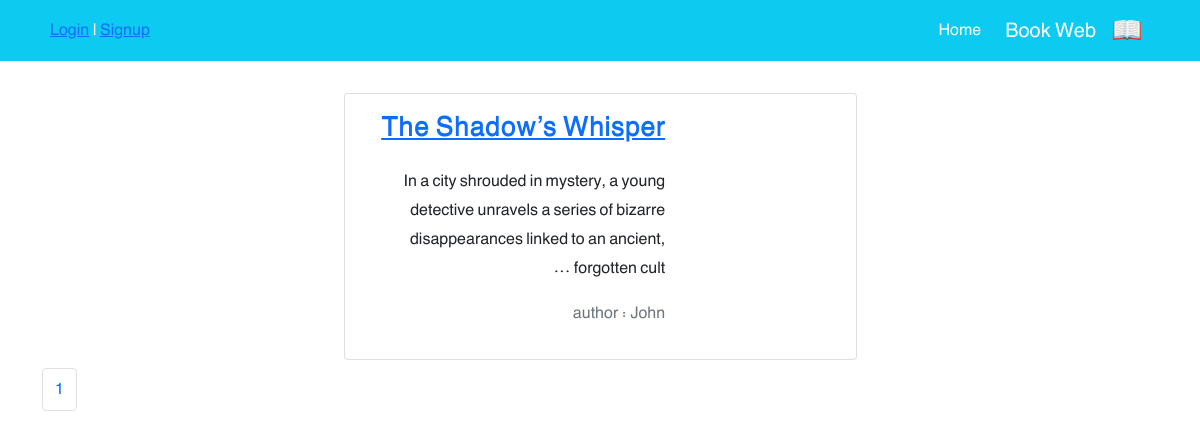
The page /books/ on the database as committed earlier.
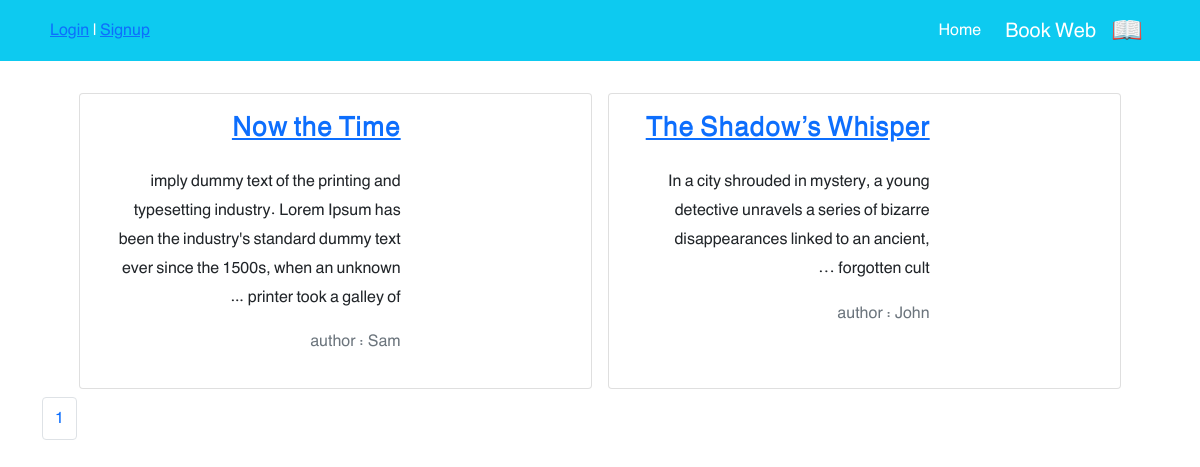
The same page on the database as committed later.
### books/models.py (models this page shows, shortened)
class Book(models.Model):
    title = models.CharField(max_length=20)
    description = models.TextField()
    author = models.CharField(max_length=20)
    price = models.DecimalField(decimal_places=2 , max_digits=5)
    cover = models.ImageField(upload_to='covers/' , blank=True)
    def get_absolute_url(self):
        return reverse('book_detail' , args=[self.id])

### books/views.py (the view)
# urls.py: path('', BookListView.as_view() , name = 'book_list'),
class BookListView(generic.ListView):
    model = Book
    paginate_by = 4
    template_name = 'books/book_list.html'
    context_object_name = 'books'

### books/templates/books/book_list.html (shortened to what this page needs)
{% extends '_base.html' %}
{% block content %}
    <div class="container mt-4">
    <div class="row flex-row-reverse justify-content-md-center">
        {% for book in books %}
        <div class="card m-2" style="max-width: 45%">
            <div class="row g-0 h-100" dir="rtl">
                <div class="col-md-4">
                </div>
                <div class="col-md-8 h-100">
                    <div class="d-flex flex-column justify-content-between h-100">
                        <div class="card-body">
                            <a href="{{ book.get_absolute_url }}"><h3 class="card-title"><strong>{{ book.title }}</strong></h3></a>
                            <p class="card-text pt-3"> {{ book.description|truncatewords:30 }}  </p>
                            <p class="text-muted">author : {{ book.author }}</p>
                        </div>
                    </div>
                </div>
            </div>
        </div>
    {% endfor %}
<nav aria-label="Page navigation ">
  <ul class="pagination">
    <li class="page-item"><a class="page-link" href="#">{{ page_obj.number }}</a></li>
  </ul>
</nav>
    </div>
</div>
{% endblock %}

Rows that differ between the two databases and show on the page:
added Book: title "Now the Time", description "imply dummy text of the printing and typesetting industry. Lorem Ipsum has been the industry's standard dummy text ever since the 1500s, when an unknown printer took a galley of …", author "Sam"
